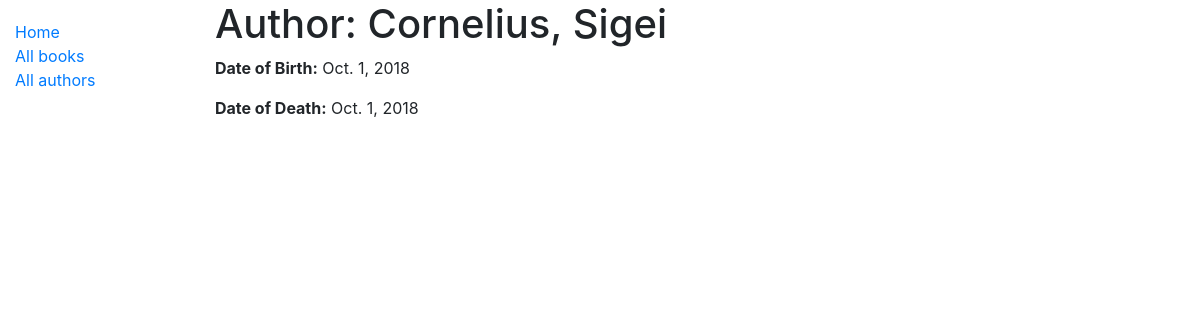
The app's page /catalog/author/1 with its own data.
### catalog/models.py (models this page shows, shortened)
class Author(models.Model):
    first_name = models.CharField(max_length=100)
    last_name = models.CharField(max_length=100)
    date_of_birth = models.DateField(null=True, blank=True)
    date_of_death = models.DateField('Died', null=True, blank=True)
    class Meta:
        ordering = ['last_name', 'first_name']
    def __str__(self):
        return f'{self.last_name}, {self.first_name}'

### catalog/views.py (the view)
# urls.py: path('author/<int:pk>', views.AuthorDetailView.as_view(), name='author-detail'),
class AuthorDetailView(generic.DetailView):
    model = Author
    paginate_by = 10

### catalog/templates/catalog/author_detail.html
{% extends "base_generic.html" %}
{% block content %}
  <h1>Author: {{ author }}</h1>
  <p><strong>Date of Birth:</strong> {{ author.date_of_birth }}</p>
  <p><strong>Date of Death:</strong> {{ author.date_of_death }}</p>
{% endblock %}

### records on screen
Author: last_name+first_name "Cornelius, Sigei", date_of_birth "Oct. 1, 2018", date_of_death "Oct. 1, 2018"
